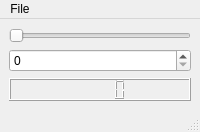
<?xml version="1.0" encoding="UTF-8"?>
<ui version="4.0">
 <class>Principal</class>
 <widget class="QMainWindow" name="Principal">
  <property name="palette">
   <palette>
    <active>
     <colorrole role="Button">
      <brush brushstyle="SolidPattern">
       <color alpha="255">
        <red>248</red>
        <green>228</green>
        <blue>92</blue>
       </color>
      </brush>
     </colorrole>
     <colorrole role="HighlightedText">
      <brush brushstyle="SolidPattern">
       <color alpha="255">
        <red>255</red>
        <green>120</green>
        <blue>0</blue>
       </color>
      </brush>
     </colorrole>
    </active>
    <inactive>
     <colorrole role="Button">
      <brush brushstyle="SolidPattern">
       <color alpha="255">
        <red>239</red>
        <green>239</green>
        <blue>239</blue>
       </color>
      </brush>
     </colorrole>
     <colorrole role="HighlightedText">
      <brush brushstyle="SolidPattern">
       <color alpha="255">
        <red>255</red>
        <green>255</green>
        <blue>255</blue>
       </color>
      </brush>
     </colorrole>
    </inactive>
    <disabled>
     <colorrole role="Button">
      <brush brushstyle="SolidPattern">
       <color alpha="255">
        <red>248</red>
        <green>228</green>
        <blue>92</blue>
       </color>
      </brush>
     </colorrole>
     <colorrole role="HighlightedText">
      <brush brushstyle="SolidPattern">
       <color alpha="255">
        <red>255</red>
        <green>255</green>
        <blue>255</blue>
       </color>
      </brush>
     </colorrole>
    </disabled>
   </palette>
  </property>
  <property name="windowTitle">
   <string>Hola</string>
  </property>
  <widget class="QWidget" name="centralwidget">
   <layout class="QVBoxLayout" name="verticalLayout">
    <item>
     <widget class="QSlider" name="horizontalSlider">
      <property name="maximum">
       <number>130</number>
      </property>
      <property name="orientation">
       <enum>Qt::Horizontal</enum>
      </property>
     </widget>
    </item>
    <item>
     <widget class="QSpinBox" name="spinBox">
      <property name="palette">
       <palette>
        <active>
         <colorrole role="Text">
          <brush brushstyle="SolidPattern">
           <color alpha="255">
            <red>237</red>
            <green>51</green>
            <blue>59</blue>
           </color>
          </brush>
         </colorrole>
        </active>
        <inactive>
         <colorrole role="Text">
          <brush brushstyle="SolidPattern">
           <color alpha="255">
            <red>0</red>
            <green>0</green>
            <blue>0</blue>
           </color>
          </brush>
         </colorrole>
        </inactive>
        <disabled>
         <colorrole role="Text">
          <brush brushstyle="SolidPattern">
           <color alpha="255">
            <red>190</red>
            <green>190</green>
            <blue>190</blue>
           </color>
          </brush>
         </colorrole>
        </disabled>
       </palette>
      </property>
      <property name="maximum">
       <number>130</number>
      </property>
     </widget>
    </item>
    <item>
     <widget class="QLCDNumber" name="lcdNumber">
      <property name="font">
       <font>
        <family>Ubuntu Mono</family>
        <pointsize>32</pointsize>
       </font>
      </property>
      <property name="cursor">
       <cursorShape>OpenHandCursor</cursorShape>
      </property>
      <property name="smallDecimalPoint">
       <bool>false</bool>
      </property>
     </widget>
    </item>
   </layout>
  </widget>
  <widget class="QMenuBar" name="menubar">
   <property name="geometry">
    <rect>
     <x>0</x>
     <y>0</y>
     <width>601</width>
     <height>26</height>
    </rect>
   </property>
   <widget class="QMenu" name="menuFile">
    <property name="title">
     <string>File</string>
    </property>
    <addaction name="actionSalir"/>
   </widget>
   <addaction name="menuFile"/>
  </widget>
  <widget class="QStatusBar" name="statusbar"/>
  <action name="actionSalir">
   <property name="text">
    <string>Salir</string>
   </property>
  </action>
 </widget>
 <resources/>
 <connections/>
</ui>
